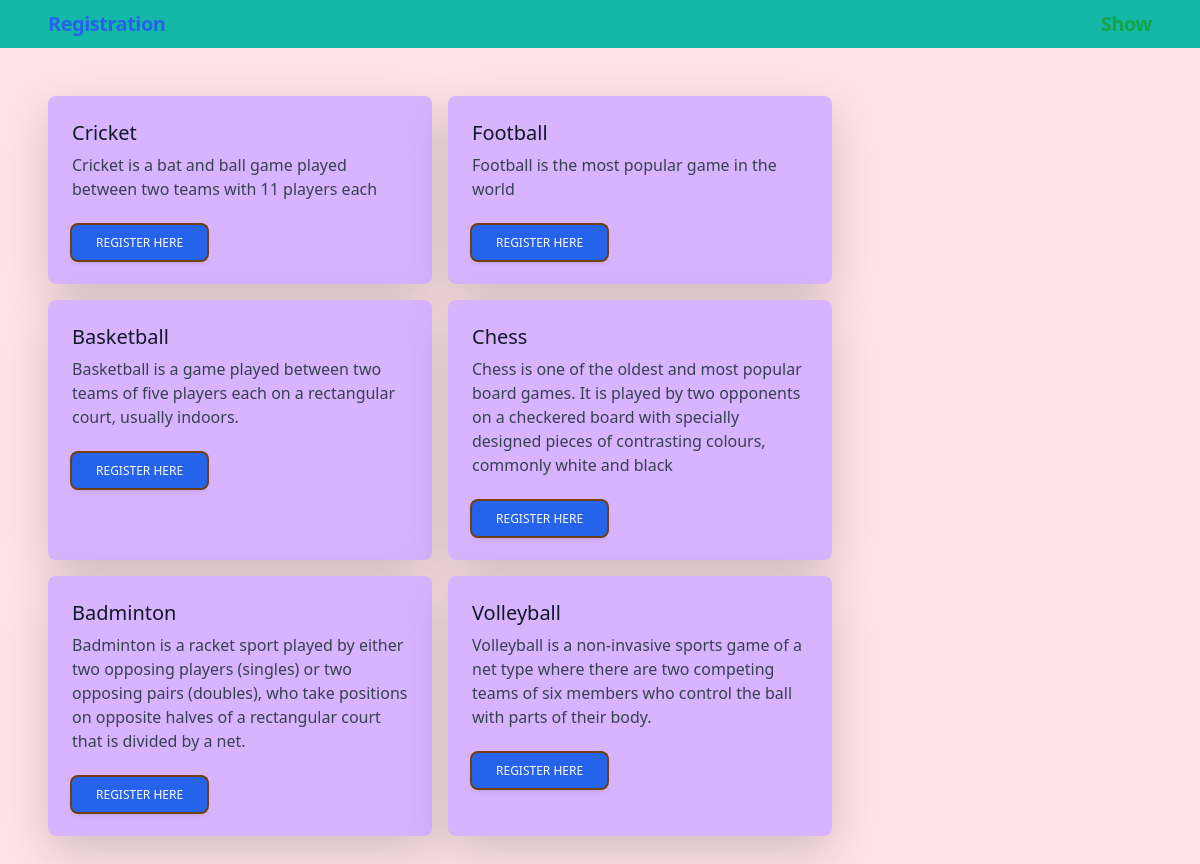
The page / on the database its author committed.
### games/models.py (models this page shows, shortened)
class Category(models.Model):
    name = models.CharField(max_length=128)
    info = models.CharField(max_length=8192, null=True, blank=True)
    created_at = models.DateTimeField(auto_now_add=True)
    class Meta:
        verbose_name = "Category"
        verbose_name_plural = "Categories"

### games/views.py (the view)
# urls.py: path('', ListCategory.as_view(), name='category_list'),
class ListCategory(View):
    def get(self, request, *args, **kwargs):
        template_name = "category_page.html"
        category_objects = Category.objects.all()
        obj = {'categories': category_objects}
        return render(request, template_name, context=obj)

### templates/category_page.html (shortened to what this page needs)
{% extends 'base.html' %}
{% block content %}
<div class="flex flex-wrap">
  {% for category in categories %}
  <div class="m-2 p-4  rounded-lg shadow-lg bg-purple-300 max-w-sm">
    <h5 class="text-gray-900 text-xl leading-tight font-medium mb-2"> {{category.name}} </h5>
    <p class="text-gray-700 text-base mb-4">
      {{category.info}}
    </p>
    <a type="button" class="  ring-2 ring-yellow-900  inline-block px-6 py-2.5 bg-blue-600 text-white font-medium text-xs leading-tight uppercase rounded shadow-md hover:bg-yellow-700 hover:text-red-500
      focus:bg-blue-700  focus:shadow-lg focus:outline-none focus:ring-0 active:bg-blue-800 active:shadow-lg transition
      duration-150 ease-in-out" href="{% url 'create_player_object' id=category.id %}">Register Here</a>
  </div>
  {% endfor %}
</div>
{% endblock content %}

### rows shown on the page
Category: name "Cricket", info "Cricket is a bat and ball game played between two teams with 11 players each"
Category: name "Football", info "Football is the most popular game in the world"
Category: name "Basketball", info "Basketball is a game played between two teams of five players each on a rectangular court, usually indoors."
Category: name "Chess", info "Chess is one of the oldest and most popular board games. It is played by two opponents on a checkered board with specially designed pieces of contrasting colours, commonly white and black"
Category: name "Badminton", info "Badminton is a racket sport played by either two opposing players (singles) or two opposing pairs (doubles), who take positions on opposite halves of a rectangular court that is divided by a net."
Category: name "Volleyball", info "Volleyball is a non-invasive sports game of a net type where there are two competing teams of six members who control the ball with parts of their body."
